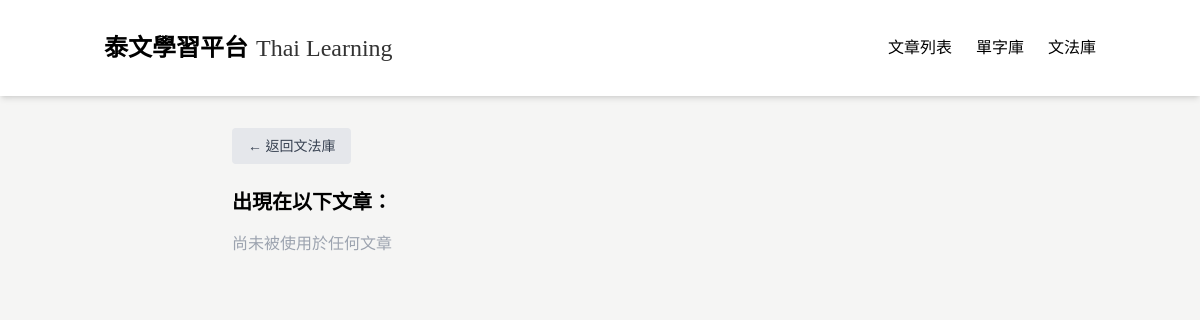
Page /grammar/108 on the earlier database version.
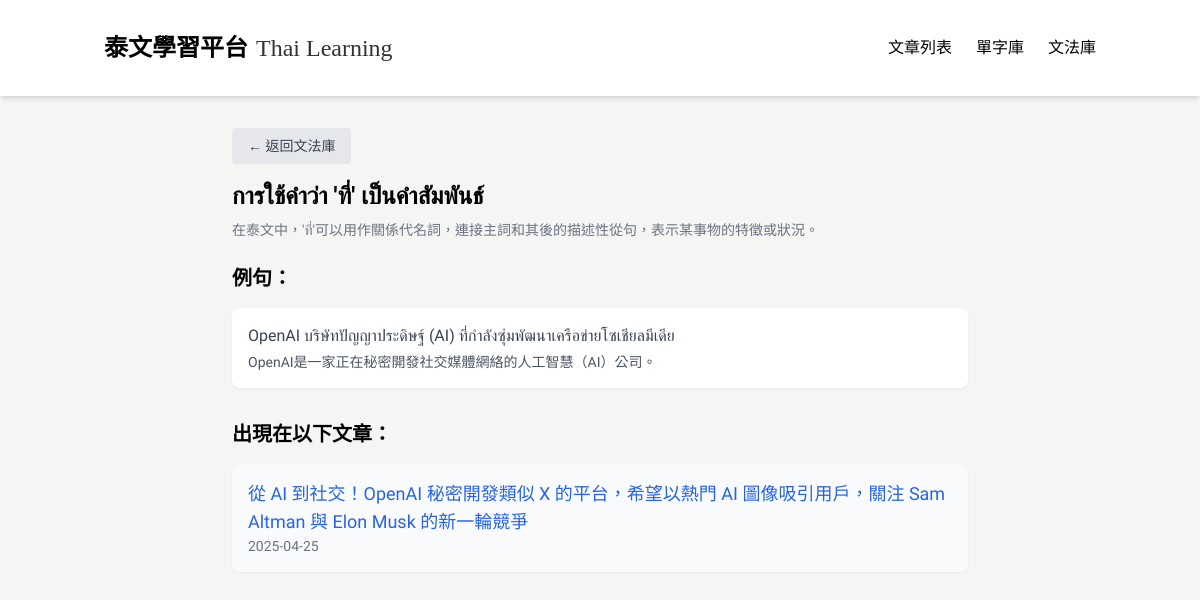
Same page on the later database version.
### tables this page shows
CREATE TABLE GrammarPoint (
            id INTEGER PRIMARY KEY AUTOINCREMENT,
            title TEXT,
            explanation TEXT,
            articleId INTEGER,
            createdAt TEXT,
            updatedAt TEXT
        );

CREATE TABLE GrammarExample (
            id INTEGER PRIMARY KEY AUTOINCREMENT,
            thai TEXT,
            chinese TEXT,
            grammarPointId INTEGER,
            createdAt TEXT,
            updatedAt TEXT
        );

CREATE TABLE Article (
            id INTEGER PRIMARY KEY AUTOINCREMENT,
            title TEXT,
            chineseTitle TEXT,
            content TEXT,
            chineseContent TEXT,
            category TEXT,
            url TEXT,
            status TEXT,
            createdAt TEXT,
            updatedAt TEXT,
            authorId INTEGER
        );

### app_sqlite.py (the view)
@app.route('/grammar/<int:grammar_id>')
def grammar_detail(grammar_id):
    conn = get_db_connection()
    grammar_point = conn.execute(
        'SELECT * FROM GrammarPoint WHERE id = ?', (grammar_id,)
    ).fetchone()
    examples = conn.execute(
        'SELECT * FROM GrammarExample WHERE grammarPointId = ?', (grammar_id,)
    ).fetchall()
    articles = conn.execute("""
        SELECT Article.*
        FROM Article
        JOIN GrammarArticle ON Article.id = GrammarArticle.articleId
        WHERE GrammarArticle.grammarPointId = ? AND Article.status = 'published'
        ORDER BY Article.createdAt DESC
    """, (grammar_id,)).fetchall()
    conn.close()
    return render_template('grammar_detail.html', grammar=grammar_point, examples=examples, articles=articles)

### app_sqlite.py (called while the page is built)
def get_db_connection():
    base_path = os.path.dirname(os.path.abspath(__file__))
    db_path = os.path.join(base_path, 'data.db')
    conn = sqlite3.connect(db_path)  # SQLite 檔名
    conn.row_factory = sqlite3.Row     # 讓取出的資料像字典一樣操作
    return conn

### templates/grammar_detail.html (shortened to what this page needs)
<!DOCTYPE html>
<html lang="zh-TW">
<head>
  <script src="https://cdn.tailwindcss.com"></script>
</head>
<body>
  <nav class="bg-white shadow-md sticky top-0 z-50">
    <div class="container mx-auto px-4 py-4">
      <div class="flex justify-between items-center py-4">
        <div class="flex items-center space-x-2">
          <span class="nav-title text-2xl font-bold text-black">泰文學習平台</span>
          <span class="nav-subtitle text-2xl text-black/80 self-end">Thai Learning</span>
        </div>
        <div class="hidden md:flex space-x-6">
          <a href="/" class="tab-btn active-tab text-black hover:text-gray-700" data-tab="articles">文章列表</a>
          <a href="/vocabulary" class="text-black hover:text-gray-700">單字庫</a>
          <a href="/grammar" class="text-black hover:text-gray-700">文法庫</a>
        </div>
      </div>
    </div>
  </nav>
<div class="max-w-3xl mx-auto px-4 py-8">
  <div class="mb-4">
    <a href="/grammar" class="inline-block px-4 py-2 bg-gray-200 text-gray-700 rounded hover:bg-gray-300 text-sm">
      ← 返回文法庫
    </a>
  </div>
  <h1 class="text-2xl font-bold mb-2">{{ grammar.title }}</h1>
  <p class="text-sm text-gray-500 mb-6">{{ grammar.explanation }}</p>
  {% if examples %}
  <div class="mb-8">
    <h2 class="text-xl font-semibold mb-4">例句：</h2>
    <div class="space-y-3">
      {% for example in examples %}
      <div class="bg-white p-4 rounded-lg shadow-sm">
        <p class="thai-text mb-1 text-gray-700">{{ example.thai }}</p>
        <p class="text-sm text-gray-600">{{ example.chinese }}</p>
      </div>
      {% endfor %}
    </div>
  </div>
  {% endif %}
  <h2 class="text-xl font-semibold mb-4">出現在以下文章：</h2>
  <ul class="space-y-3">
    {% for article in articles %}
    <li>
      <a href="/article/{{ article.id }}" class="block p-4 bg-gray-50 hover:bg-gray-100 rounded-lg shadow-sm transition">
        <p class="text-lg font-medium text-blue-600">{{ article.chineseTitle or article.title }}</p>
        <p class="text-sm text-gray-500">{{ article.createdAt[:10] }}</p>
      </a>
    </li>
    {% else %}
    <li class="text-gray-400">尚未被使用於任何文章</li>
    {% endfor %}
  </ul>
</div>

### templates/grammar_detail.html (style rules this page uses)
:root { --main-color: #FCD34D; --main-color-hover: #FBBF24; --main-color-light: #FFFDEA; --main-color-light-hover: #FEF3C7; --main-color-bg: #ffffff; --main-color-dark: #1F2937; --main-color-darker: #111827; }
body { font-family: 'Noto Sans TC', 'Sarabun', sans-serif; background-color: #F5F5F4; }
.thai-text { font-family: 'Sarabun', sans-serif; }
.nav-title { font-family: 'Jin Xuan', '金萱體', 'Noto Sans TC', sans-serif; font-weight: bold; }
.nav-subtitle { font-family: 'Times New Roman', serif; font-size: 1.5rem; line-height: 2rem; }

Differences in the rows shown:
added GrammarPoint: title "การใช้คำว่า 'ที่' เป็นคำสัมพันธ์", explanation "在泰文中，'ที่'可以用作關係代名詞，連接主詞和其後的描述性從句，表示某事物的特徵或狀況。"
added GrammarExample: thai "OpenAI บริษัทปัญญาประดิษฐ์ (AI) ที่กำลังซุ่มพัฒนาเครือข่ายโซเชียลมีเดีย", chinese "OpenAI是一家正在秘密開發社交媒體網絡的人工智慧（AI）公司。"
added Article: chineseTitle "從 AI 到社交！OpenAI 秘密開發類似 X 的平台，希望以熱門 AI 圖像吸引用戶，關注 Sam Altman 與 Elon Musk 的新一輪競爭", createdAt "2025-04-25"
Other differences:
text no longer shown: "尚未被使用於任何文章"
text now shown: "例句："
